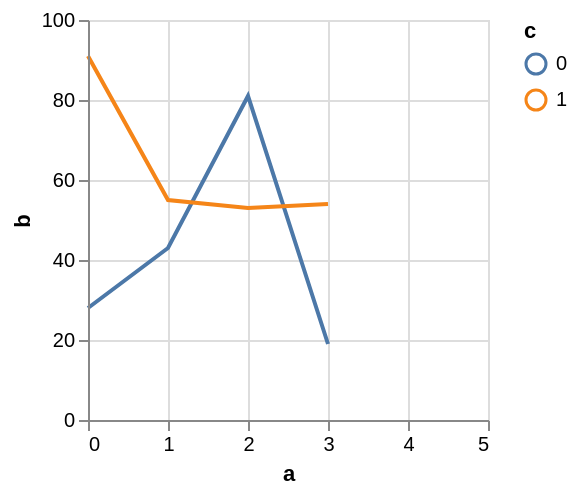

Vega-Lite specification stored for this chart:
### Vega specification from a JSON file in a GitHub repository (floating-point values rounded to 4 significant figures)
{"$schema": "https://vega.github.io/schema/vega/v5.json", "autosize": "pad", "padding": 5, "width": 200, "height": 200, "style": "cell", "data": [{"name": "source_0", "values": [{"a": 0, "b": 28, "c": 0}, {"a": 0, "b": 91, "c": 1}, {"a": 1, "b": 43, "c": 0}, {"a": 1, "b": 55, "c": 1}, {"a": 2, "b": 81, "c": 0}, {"a": 2, "b": 53, "c": 1}, {"a": 3, "b": 19, "c": 0}]}, {"name": "data_0", "source": "source_0", "transform": [{"type": "impute", "field": "b", "key": "a", "method": "value", "groupby": ["c"], "value": null}, {"type": "window", "as": ["imputed_b_value"], "ops": ["mean"], "fields": ["b"], "frame": [-2, 2], "ignorePeers": false, "groupby": ["c"]}, {"type": "formula", "expr": "datum.b === null ? datum.imputed_b_value : datum.b", "as": "b"}]}], "marks": [{"name": "pathgroup", "type": "group", "from": {"facet": {"name": "faceted_path_main", "data": "data_0", "groupby": ["c"]}}, "encode": {"update": {"width": {"field": {"group": "width"}}, "height": {"field": {"group": "height"}}}}, "marks": [{"name": "marks", "type": "line", "style": ["line"], "sort": {"field": "datum[\"a\"]", "order": "descending"}, "from": {"data": "faceted_path_main"}, "encode": {"update": {"stroke": {"scale": "color", "field": "c"}, "tooltip": {"signal": "{\"a\": format(datum[\"a\"], \"\"), \"b\": format(datum[\"b\"], \"\"), \"c\": ''+datum[\"c\"]}"}, "x": {"scale": "x", "field": "a"}, "y": {"scale": "y", "field": "b"}, "defined": {"signal": "datum[\"a\"] !== null && !isNaN(datum[\"a\"]) && datum[\"b\"] !== null && !isNaN(datum[\"b\"])"}}}}]}], "scales": [{"name": "x", "type": "linear", "domain": {"data": "data_0", "field": "a"}, "range": [0, {"signal": "width"}], "nice": 1, "zero": false}, {"name": "y", "type": "linear", "domain": {"data": "data_0", "field": "b"}, "range": [{"signal": "height"}, 0], "nice": true, "zero": true}, {"name": "color", "type": "ordinal", "domain": {"data": "data_0", "field": "c", "sort": true}, "range": "category", "interpolate": "hcl"}], "axes": [{"scale": "x", "orient": "bottom", "grid": false, "title": "a", "labelFlush": true, "labelOverlap": true, "tickCount": {"signal": "ceil(width/40)"}, "zindex": 1}, {"scale": "x", "orient": "bottom", "gridScale": "y", "grid": true, "tickCount": {"signal": "ceil(width/40)"}, "domain": false, "labels": false, "maxExtent": 0, "minExtent": 0, "ticks": false, "zindex": 0}, {"scale": "y", "orient": "left", "grid": false, "title": "b", "labelOverlap": true, "tickCount": {"signal": "ceil(height/40)"}, "zindex": 1}, {"scale": "y", "orient": "left", "gridScale": "x", "grid": true, "tickCount": {"signal": "ceil(height/40)"}, "domain": false, "labels": false, "maxExtent": 0, "minExtent": 0, "ticks": false, "zindex": 0}], "legends": [{"stroke": "color", "gradientLength": {"signal": "clamp(height, 64, 200)"}, "title": "c"}]}
